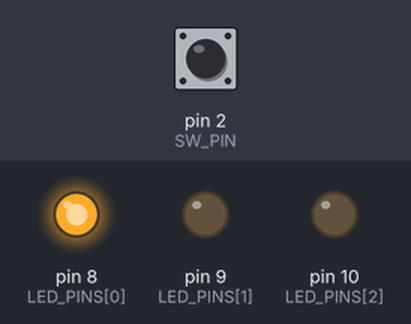
Recording of a sketch running on a simulated Arduino Uno, built with avr-gcc and run on an emulated ATmega328P. On the bench: output pins drawn as LEDs (lit = HIGH). The test bench sets the inputs (shaded band); at power-on: pin 2 (SW_PIN) HIGH.

Above: at 1.2 s.
1.3 s: pin 2 (SW_PIN) pulled LOW for 0.15 s
At 2.1 s:
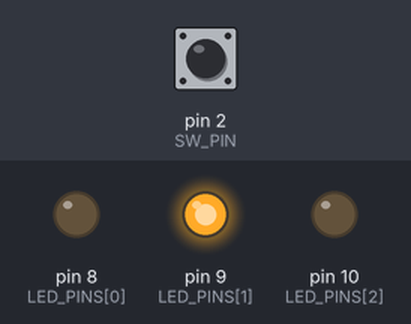
2.9 s: pin 2 (SW_PIN) pulled LOW for 1 s
At 3.3 s:
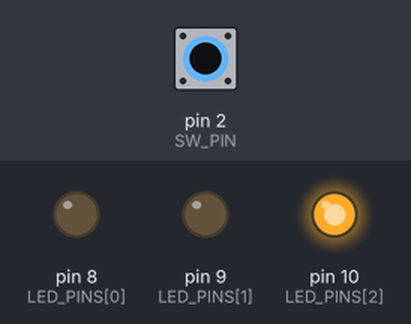
5.4 s: pin 2 (SW_PIN) pulled LOW for 3.2 s
At 6.4 s:
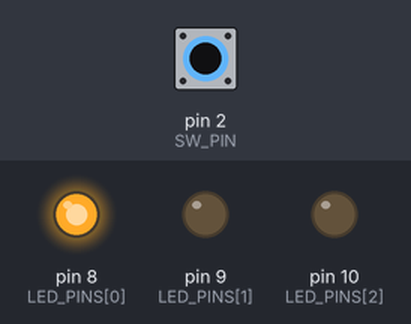
Timing chart, 0 to 8.4 s (numbered marks = the images above; inputs shaded):
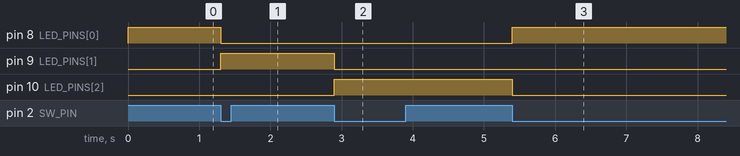

The sketch:

task2.ino
```cpp
const int SW_PIN = 2;
const int LED_PINS[] = {8, 9, 10};
const int NUM_LEDS = 3;

int currentLed = 0;
int lastSwState = HIGH;

void setup() {
  pinMode(SW_PIN, INPUT_PULLUP);
  for (int i = 0; i < NUM_LEDS; i++) {
    pinMode(LED_PINS[i], OUTPUT);
  }
  updateLeds();
}

void loop() {
  int swState = digitalRead(SW_PIN);

  if (lastSwState == HIGH && swState == LOW) {
    currentLed = (currentLed + 1) % NUM_LEDS;
    updateLeds();
  }

  lastSwState = swState;
}

void updateLeds() {
  for (int i = 0; i < NUM_LEDS; i++) {
    digitalWrite(LED_PINS[i], (i == currentLed) ? HIGH : LOW);
  }
}
```

Measured:
- after the input at 1.3 s, pin 8 (LED_PINS[0]): HIGH → LOW at once; pin 9 (LED_PINS[1]): LOW → HIGH at once
- after the input at 2.9 s, pin 9 (LED_PINS[1]): HIGH → LOW at once; pin 10 (LED_PINS[2]): LOW → HIGH at once
- after the input at 5.4 s, pin 8 (LED_PINS[0]): LOW → HIGH at once; pin 10 (LED_PINS[2]): HIGH → LOW at once
